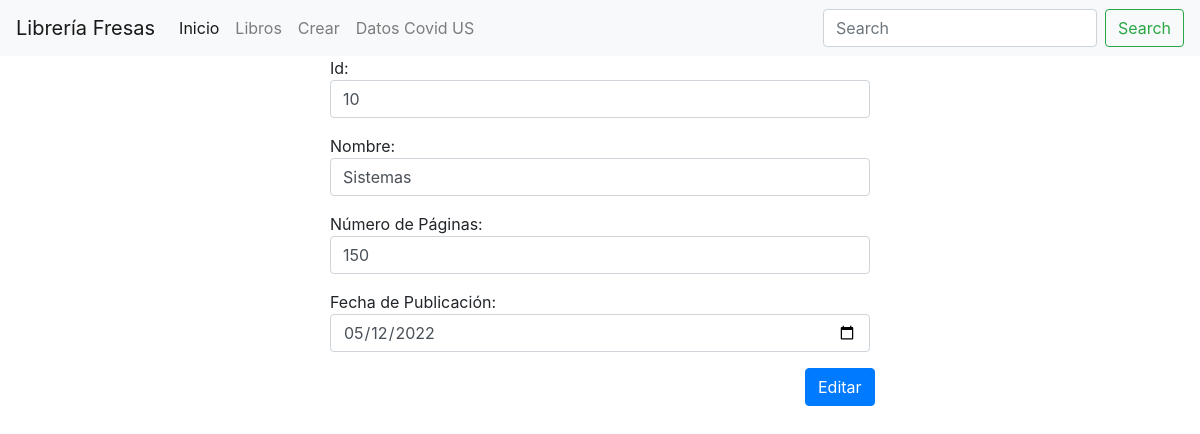
The app's page /libreria/libros/editar/10 with its own data.
### libreria/models.py (models this page shows, shortened)
class Libro(models.Model):
    id = models.IntegerField(primary_key=True)
    nombre= models.TextField(max_length=150)
    num_paginas = models.IntegerField()
    fecha_publicacion = models.DateField()
    editorial = models.ForeignKey(Editorial, on_delete=models.CASCADE, default=None)

### libreria/views.py (the view, shortened to what this page needs)
# urls.py: path('libros/editar/<int:id>', editar_libro, name='editar_libro'),
def editar_libro(request,id):
    if request.method == "GET":
        libro = Libro.objects.get(id=id)
        return render(request, 'editar_libro.html', {'libro': libro})

### templates/editar_libro.html (shortened to what this page needs)
{% include "header.html" %}
{% block content %}
    <div class="container" style="align-items: center">
        <form action="/libreria/libros/editar/{{ libro.id }}" method="POST">
            <div class="row justify-content-center">
                <div class="form-group col-md-6">
                    <label class="form-check-label" for="Id"> Id: </label>
                    <input class="form-control" id="id" type="number" name="id" value={{ libro.id }}>
                </div>
            </div>
            <div class="row justify-content-center">
                <div class="form-group col-md-6">
                    <label class="form-check-label" for="Nombre"> Nombre: </label>
                    <input class="form-control" id="nombre" type="text" name="nombre" value={{ libro.nombre }}>
                </div>
            </div>
            <div class="row justify-content-center">
                <div class="form-group col-md-6">
                    <label class="form-check-label" for="Numero de Paginas"> Número de Páginas: </label>
                    <input class="form-control" id="num_paginas" type="number" name="num_paginas"
                           value="{{ libro.num_paginas }}">
                </div>
            </div>
            <div class="row justify-content-center">
                <div class="form-group col-md-6">
                    <label class="form-check-label" for="Fecha de Publicacion"> Fecha de Publicación: </label>
                    <input id="fecha" class="form-control" type="date" name="fecha"
                           value="{{ libro.fecha_publicacion|date:'Y-m-d' }}">
                </div>
            </div>
            <div class="row justify-content-end">
                <div class="col-4">
                    <button type="submit" class="btn btn-primary">Editar</button>
                </div>
            </div>
        </form>
    </div>
{% endblock %}

### records on screen
Libro: id "10", num_paginas "150", fecha "05/12/2022"
